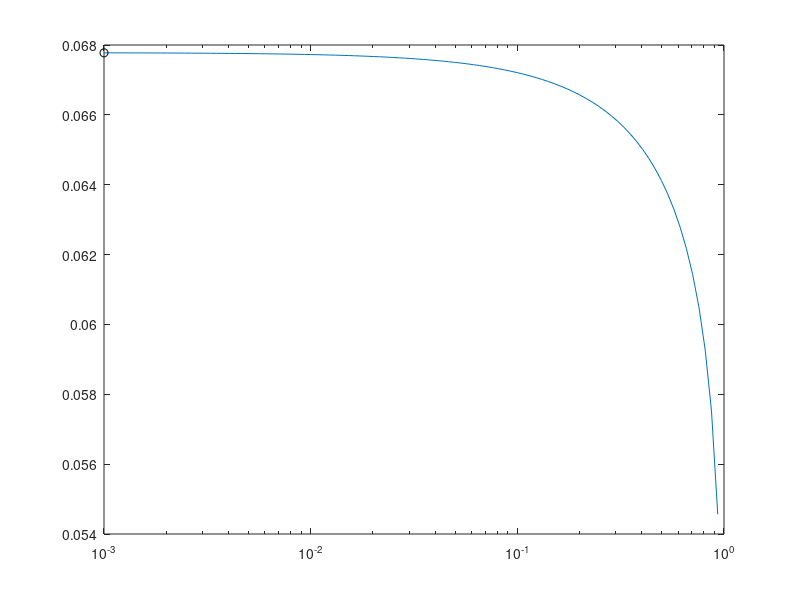

Here is the MATLAB script that generated this plot: (Note: this script raises an error after producing the figure.)
%% degraded protein flux as function of n0
% n0 = kpy*kf*ell/vp/vy
clear;clc;
%% effect of pf on flux of degraded protein for fixed n0
pvals = logspace(-3,0,1e2);

kdmax = 1e0;
KM = 1e-1;
xint = linspace(0,1,5000); dx = xint(2)-xint(1);

% domain length in microns
L = 100;
% scaled domain length
Lhat = 1;
% time unit
tau = L/0.75;
% phago velocity
vp = 1;	% 0.75 um/s
% lyso velocity
vy = 2.67;	% 2um/s
% phago radius
rp = 0.4/L; % 400nm
% lyso radius
ry = 0.1/L; % 100nm
% encounter time
T = 2*(rp+ry)/(vp+vy);
% fusion rates
kfvals = -log(1-pvals)/T;
% encounter length
ell = 2*(rp+ry);
% phago production rate
kpp = 1e-1;
% beta
betavals = kpp*ell/vp/vy*kfvals;
% n0
n0 = 1;
% lyso production
kpyvals = n0.*vp.*vy./kfvals./ell./Lhat;

% acidification
c0 = 1;
% number of fusion events:
Nfunc_th = @(beta,kpy,x) kpy./kpp.*(exp(-beta.*x) - exp(-beta.*Lhat));
% acidification with increasing volume
afunc_th = @(beta,kpy,x) c0*Nfunc_th(beta,kpy,x)./(Nfunc_th(beta,kpy,x) + rp^3/ry^3);

degflux = zeros(size(pvals));
for pc = 1:length(pvals)
	A = afunc_th(betavals(pc),kpyvals(pc),xint);
	P = kdmax*A./(A+KM)/vp;
	H = (cumsum(P) - 0.5*P(1)-0.5*P)*dx;
	% this is int_0^x - int_0^1 = - int_x^1
	Hx1 = H - H(end);
	G = 1 - exp(Hx1);
	
	degflux(pc) = G(1)*vp;
end

[~,idx] = max(degflux);

semilogx(pvals,degflux)
hold on
plot(pvals(idx),degflux(idx),'ko')
hold off
plot_cleanup
xlabel('fusion probability $p_f$')
ylabel('flux of degraded protein at soma')
ylim([0,1.1*degflux(idx)])
title(sprintf('$n_0 \\equiv k_{p,y}k_f\\ell L/v_pv_y = %0.3g, k_{p,p} = %0.4g$',n0,kpp))
% text(0.1,0.9,sprintf('$p_\\mathrm{max} = %0.2f$',pvals(idx)),'Units','normalized',...
% 																															'FontSize',20,'Interpreter','latex')
% text(pvals(idx)/2,1.05*degflux(idx),sprintf('$p_\\mathrm{max} = %0.4g$',pvals(idx)),'Units','data',...
% 	'FontSize',20,'Interpreter','latex')
%% sims for n0 vs pvals
nvals = 1e2;
pvals = logspace(-6,0,nvals+1);
% pvals = linspace(1/(nvals+1),0.99,nvals+1);

kdmax = 1e0;
KM = 1e-3;
xint = linspace(0,1,5000); dx = xint(2)-xint(1);

% n0
betavals = logspace(0,1,nvals);

degflux = zeros(length(pvals),nvals);

% domain length in microns
L = 100;
% scaled domain length
Lhat = 1;
% time unit
tau = L/0.75;
% phago velocity
vp = 1;	% 0.75 um/s
% lyso velocity
vy = 2.67;	% 2um/s
% phago radius
rp = 0.4/L; % 400nm
% lyso radius
ry = 0.1/L; % 100nm
% encounter time
T = 2*(rp+ry)/(vp+vy);
% fusion rates
kfvals = -log(1-pvals)/T;
% encounter length
ell = 2*(rp+ry);
% beta
betavals = kpp*ell/vp/vy*kfvals;
% acidification
c0 = 1;
% phago production rate
kpp = 1e-2;
% number of fusion events:
Nfunc_th = @(beta,kpy,x) kpy./kpp.*(exp(-beta*x) - exp(-beta*Lhat));
% acidification with increasing volume
afunc_th = @(beta,kpy,x) c0*Nfunc_th(beta,kpy,x)./(Nfunc_th(beta,kpy,x) + rp^3/ry^3);

for nc = 1:nvals
	
	disp(nc)
	
	% lyso production rate
	kpyvals = betavals(nc)*vp*vy./ell./kfvals;
	
	curbetaval = betavals(nc);
	
	parfor pc = 1:length(pvals)

		A = afunc_th(curbetaval,kpyvals(pc),xint);
		P = kdmax*A./(A+KM)/vp;
		H = (cumsum(P) - 0.5*P(1)-0.5*P)*dx;
		% this is int_0^x - int_0^1 = - int_x^1
		Hx1 = H - H(end);
		G = 1 - exp(Hx1);
		
		degflux(pc,nc) = G(1)*vp;
	end
	
end
% %% get surface plot for n0 vs pvals
pcolor(pvals,betavals,degflux')
shading flat
colormap jet;
cb = colorbar;
cb.TickLabelInterpreter = 'latex';
cb.Label.Interpreter = 'latex';
cb.Label.String = 'degraded protein flux $J_d$';
cb.Label.Rotation = 270;
cb.Label.Units = 'normalized';
cb.Label.Position = [6,0.5,0];
set(gca,'XScale','log','YScale','log')
% set(gca,'YScale','log')
plot_cleanup
xlabel('fusion probability')
ylabel('$n_0\equiv k_{p,y}k_f\ell/v_pv_y$')
title(sprintf('$k_\\mathrm{max} = %0.4g,~K_M = %0.4g$\n$k_{p,p} = %0.4g$',kdmax,KM,kpp))
%% fix n0 and change kpp
nvals = 1e2;
pvals = logspace(-1,log10(0.99),nvals+1);

kdmax = 1e0;
KM = 1e-1;
xint = linspace(0,1,5000); dx = xint(2)-xint(1);

% xi
n0 = 1e2;
kppvals = logspace(-2,2,nvals);

degflux = zeros(length(pvals),nvals);

% domain length in microns
L = 100;
% scaled domain length
Lhat = 1;
% time unit
tau = L/0.75;
% phago velocity
vp = 1;	% 0.75 um/s
% lyso velocity
vy = 2.67;	% 2um/s
% phago radius
rp = 0.4/L; % 400nm
% lyso radius
ry = 0.1/L; % 100nm
% encounter time
T = 2*(rp+ry)/(vp+vy);
% fusion rates
kfvals = -log(1-pvals)/T;
% encounter length
ell = 2*(rp+ry);
% beta
betavals = kpp*ell/vp/vy*kfvals;
% acidification
c0 = 1;
% number of fusion events:
Nfunc_th = @(beta,kpy,kpp,x) kpy./kpp.*(exp(-beta*x) - exp(-beta*Lhat));
% acidification with increasing volume
afunc_th = @(beta,kpy,kpp,x) c0*Nfunc_th(beta,kpy,kpp,x)./(Nfunc_th(beta,kpy,kpp,x) + rp^3/ry^3);

for nc = 1:nvals
	
	disp(nc)
	
	% lyso production rate
	kpyvals = n0*vp*vy./ell./kfvals;
	
	% phago production rate
	curkpp = kppvals(nc);
	
	curbetaval = curkpp*ell/vp/vy*kfvals;
	
	parfor pc = 1:length(pvals)

		A = afunc_th(curbetaval(pc),kpyvals(pc),curkpp,xint);
		P = kdmax*A./(A+KM)/vp;
		H = (cumsum(P) - 0.5*P(1)-0.5*P)*dx;
		% this is int_0^x - int_0^1 = - int_x^1
		Hx1 = H - H(end);
		G = 1 - exp(Hx1);
		
		degflux(pc,nc) = G(1)*vp;
	end
	
end
% %% get surface plot for beta
pcolor(pvals,kppvals,degflux')
shading flat
colormap jet;
cb = colorbar;
cb.TickLabelInterpreter = 'latex';
cb.Label.Interpreter = 'latex';
cb.Label.String = 'degraded protein flux $J_d$';
cb.Label.Rotation = 270;
cb.Label.Units = 'normalized';
cb.Label.Position = [6,0.5,0];
set(gca,'XScale','log','YScale','log')
plot_cleanup
xlabel('fusion probability')
ylabel('$k_{p,p}$')
title(sprintf('$k_\\mathrm{max} = %0.4g,~K_M = %0.4g$\n$\\xi\\equiv k_{p,y}k_f\\ell/v_pv_y=%0.4g$',...
																																									kdmax,KM,n0))
%% flux vs ratio and beta
nvals = 1e2;
rvals = logspace(1,3,nvals+1);
% pvals = linspace(1/(nvals+1),0.99,nvals+1);

kdmax = 1e0;
KM = 1e0;
xint = linspace(0,1,5000); dx = xint(2)-xint(1);

% beta
betavals = logspace(-2,1,nvals);

degflux = zeros(nvals+1,nvals);

% domain length in microns
L = 100;
% scaled domain length
Lhat = 1;
% time unit
tau = L/0.75;
% phago velocity
vp = 1;	% 0.75 um/s
% lyso velocity
vy = 2.67;	% 2um/s
% phago radius
rp = 0.4/L; % 400nm
% lyso radius
ry = 0.1/L; % 100nm
% encounter time
T = 2*(rp+ry)/(vp+vy);
% encounter length
ell = 2*(rp+ry);
% acidification
c0 = 1;
% phago production rate
kpp = 1e3;
% fusion rates
kfvals = betavals*vp*vy./kpp./ell;
% number of fusion events:
Nfunc_th = @(beta,kpy,x) kpy./kpp.*(exp(-beta*x) - exp(-beta*Lhat));
% acidification with increasing volume
afunc_th = @(beta,kpy,x) c0*Nfunc_th(beta,kpy,x)./(Nfunc_th(beta,kpy,x) + rp^3/ry^3);
% %%
for nc = 1:nvals
	
	disp(nc)
	
	
	curbetaval = betavals(nc);
	
	for pc = 1:(nvals+1)
		% lyso production rate
		kpyval = rvals(pc)*kpp;
		A = afunc_th(curbetaval,kpyval,xint);
		P = kdmax*A./(A+KM)/vp;
		H = (cumsum(P) - 0.5*P(1)-0.5*P)*dx;
		% this is int_0^x - int_0^1 = - int_x^1
		Hx1 = H - H(end);
		G = 1 - exp(Hx1);
		
		degflux(pc,nc) = G(1)*vp;
	end
	
end
% %% get surface plot for r and beta
pcolor(rvals,betavals,degflux')%./kdmax)
% pcolor(rvals,betavals,degflux'.*KM./kdmax)
shading flat
colormap jet;
cb = colorbar;
cb.TickLabelInterpreter = 'latex';
cb.FontSize = 30;
cb.Label.Interpreter = 'latex';
cb.Label.String = 'flux of degraded material per autophagosome $J_d$';%/k_\mathrm{max}$';
cb.Label.Rotation = 270;
cb.Label.FontSize = 30;
cb.Label.Units = 'normalized';
cb.Label.Position = [6,0.5,0];
set(gca,'XScale','log','YScale','log')
% caxis([0,0.5])
% set(gca,'YScale','log')
plot_cleanup('FontSize',30);
xlabel('relative lysosome abundance $r$ ($k_{p,y}/k_{p,p}$)')
ylabel({'lysosome density decay lengthscale';'$\beta$ ($k_{p,p}k_f\ell/v_pv_y$)'})
title(sprintf('$k_\\mathrm{max} = %0.4g,~K_M = %0.4g$',kdmax,KM))
%%
KM = 0.01;
kdmax = 1;
avals = logspace(-4,0);
kvals = kdmax.*avals./(KM+avals);
semilogx(avals,kvals)
plot_cleanup
xlabel('acidification (A)')
ylabel('degradation rate ($k_d$)')
title('$k_d = k_\mathrm{max}A/(A+K_M),~k_\mathrm{max} = 1,~K_M = 0.01$')
